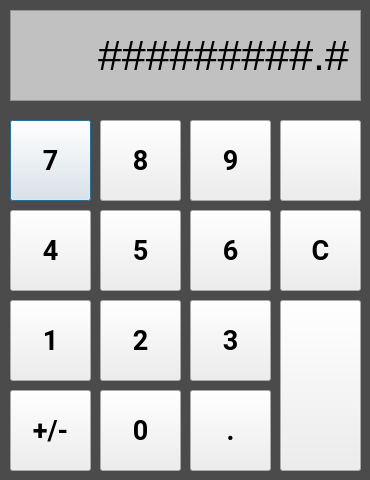
<?xml version="1.0" encoding="UTF-8"?>
<ui version="4.0">
 <class>Dialog</class>
 <widget class="QDialog" name="Dialog">
  <property name="geometry">
   <rect>
    <x>0</x>
    <y>0</y>
    <width>370</width>
    <height>480</height>
   </rect>
  </property>
  <property name="sizePolicy">
   <sizepolicy hsizetype="Fixed" vsizetype="Fixed">
    <horstretch>0</horstretch>
    <verstretch>0</verstretch>
   </sizepolicy>
  </property>
  <property name="windowTitle">
   <string>Dialog</string>
  </property>
  <property name="styleSheet">
   <string notr="true">background-color: rgb(75, 75, 75);</string>
  </property>
  <widget class="QPushButton" name="PB7">
   <property name="geometry">
    <rect>
     <x>10</x>
     <y>120</y>
     <width>81</width>
     <height>81</height>
    </rect>
   </property>
   <property name="font">
    <font>
     <family>Roboto</family>
     <pointsize>20</pointsize>
     <weight>75</weight>
     <bold>true</bold>
    </font>
   </property>
   <property name="styleSheet">
    <string notr="true">background-color: rgb(238, 238, 238);</string>
   </property>
   <property name="text">
    <string>7</string>
   </property>
  </widget>
  <widget class="QPushButton" name="PB8">
   <property name="geometry">
    <rect>
     <x>100</x>
     <y>120</y>
     <width>81</width>
     <height>81</height>
    </rect>
   </property>
   <property name="font">
    <font>
     <family>Roboto</family>
     <pointsize>20</pointsize>
     <weight>75</weight>
     <bold>true</bold>
    </font>
   </property>
   <property name="styleSheet">
    <string notr="true">background-color: rgb(238, 238, 238);</string>
   </property>
   <property name="text">
    <string>8</string>
   </property>
  </widget>
  <widget class="QPushButton" name="PB9">
   <property name="geometry">
    <rect>
     <x>190</x>
     <y>120</y>
     <width>81</width>
     <height>81</height>
    </rect>
   </property>
   <property name="font">
    <font>
     <family>Roboto</family>
     <pointsize>20</pointsize>
     <weight>75</weight>
     <bold>true</bold>
    </font>
   </property>
   <property name="styleSheet">
    <string notr="true">background-color: rgb(238, 238, 238);</string>
   </property>
   <property name="text">
    <string>9</string>
   </property>
  </widget>
  <widget class="QPushButton" name="PB5">
   <property name="geometry">
    <rect>
     <x>100</x>
     <y>210</y>
     <width>81</width>
     <height>81</height>
    </rect>
   </property>
   <property name="font">
    <font>
     <family>Roboto</family>
     <pointsize>20</pointsize>
     <weight>75</weight>
     <bold>true</bold>
    </font>
   </property>
   <property name="styleSheet">
    <string notr="true">background-color: rgb(238, 238, 238);</string>
   </property>
   <property name="text">
    <string>5</string>
   </property>
  </widget>
  <widget class="QPushButton" name="PB6">
   <property name="geometry">
    <rect>
     <x>190</x>
     <y>210</y>
     <width>81</width>
     <height>81</height>
    </rect>
   </property>
   <property name="font">
    <font>
     <family>Roboto</family>
     <pointsize>20</pointsize>
     <weight>75</weight>
     <bold>true</bold>
    </font>
   </property>
   <property name="styleSheet">
    <string notr="true">background-color: rgb(238, 238, 238);</string>
   </property>
   <property name="text">
    <string>6</string>
   </property>
  </widget>
  <widget class="QPushButton" name="PB4">
   <property name="geometry">
    <rect>
     <x>10</x>
     <y>210</y>
     <width>81</width>
     <height>81</height>
    </rect>
   </property>
   <property name="font">
    <font>
     <family>Roboto</family>
     <pointsize>20</pointsize>
     <weight>75</weight>
     <bold>true</bold>
    </font>
   </property>
   <property name="styleSheet">
    <string notr="true">background-color: rgb(238, 238, 238);</string>
   </property>
   <property name="text">
    <string>4</string>
   </property>
  </widget>
  <widget class="QPushButton" name="PB2">
   <property name="geometry">
    <rect>
     <x>100</x>
     <y>300</y>
     <width>81</width>
     <height>81</height>
    </rect>
   </property>
   <property name="font">
    <font>
     <family>Roboto</family>
     <pointsize>20</pointsize>
     <weight>75</weight>
     <bold>true</bold>
    </font>
   </property>
   <property name="styleSheet">
    <string notr="true">background-color: rgb(238, 238, 238);</string>
   </property>
   <property name="text">
    <string>2</string>
   </property>
  </widget>
  <widget class="QPushButton" name="PB1">
   <property name="geometry">
    <rect>
     <x>10</x>
     <y>300</y>
     <width>81</width>
     <height>81</height>
    </rect>
   </property>
   <property name="font">
    <font>
     <family>Roboto</family>
     <pointsize>20</pointsize>
     <weight>75</weight>
     <bold>true</bold>
    </font>
   </property>
   <property name="styleSheet">
    <string notr="true">background-color: rgb(238, 238, 238);</string>
   </property>
   <property name="text">
    <string>1</string>
   </property>
  </widget>
  <widget class="QPushButton" name="PB3">
   <property name="geometry">
    <rect>
     <x>190</x>
     <y>300</y>
     <width>81</width>
     <height>81</height>
    </rect>
   </property>
   <property name="font">
    <font>
     <family>Roboto</family>
     <pointsize>20</pointsize>
     <weight>75</weight>
     <bold>true</bold>
    </font>
   </property>
   <property name="styleSheet">
    <string notr="true">background-color: rgb(238, 238, 238);</string>
   </property>
   <property name="text">
    <string>3</string>
   </property>
  </widget>
  <widget class="QPushButton" name="PB_Enter">
   <property name="geometry">
    <rect>
     <x>280</x>
     <y>300</y>
     <width>81</width>
     <height>171</height>
    </rect>
   </property>
   <property name="font">
    <font>
     <family>Roboto</family>
     <pointsize>16</pointsize>
    </font>
   </property>
   <property name="styleSheet">
    <string notr="true">background-color: rgb(238, 238, 238);</string>
   </property>
   <property name="text">
    <string/>
   </property>
   <property name="icon">
    <iconset>
     <normaloff>images/enter.png</normaloff>images/enter.png</iconset>
   </property>
   <property name="iconSize">
    <size>
     <width>60</width>
     <height>60</height>
    </size>
   </property>
  </widget>
  <widget class="QPushButton" name="PB_Clear">
   <property name="geometry">
    <rect>
     <x>280</x>
     <y>210</y>
     <width>81</width>
     <height>81</height>
    </rect>
   </property>
   <property name="font">
    <font>
     <family>Roboto</family>
     <pointsize>20</pointsize>
     <weight>75</weight>
     <bold>true</bold>
    </font>
   </property>
   <property name="styleSheet">
    <string notr="true">background-color: rgb(238, 238, 238);</string>
   </property>
   <property name="text">
    <string>C</string>
   </property>
  </widget>
  <widget class="QPushButton" name="PB0">
   <property name="geometry">
    <rect>
     <x>100</x>
     <y>390</y>
     <width>81</width>
     <height>81</height>
    </rect>
   </property>
   <property name="font">
    <font>
     <family>Roboto</family>
     <pointsize>20</pointsize>
     <weight>75</weight>
     <bold>true</bold>
    </font>
   </property>
   <property name="styleSheet">
    <string notr="true">background-color: rgb(238, 238, 238);</string>
   </property>
   <property name="text">
    <string>0</string>
   </property>
  </widget>
  <widget class="QLabel" name="LB_Input">
   <property name="geometry">
    <rect>
     <x>10</x>
     <y>10</y>
     <width>351</width>
     <height>91</height>
    </rect>
   </property>
   <property name="font">
    <font>
     <pointsize>32</pointsize>
    </font>
   </property>
   <property name="styleSheet">
    <string notr="true">background-color: rgb(193, 193, 193);
border-color: rgb(75, 75, 75);</string>
   </property>
   <property name="frameShape">
    <enum>QFrame::StyledPanel</enum>
   </property>
   <property name="text">
    <string>#########.#</string>
   </property>
   <property name="alignment">
    <set>Qt::AlignRight|Qt::AlignTrailing|Qt::AlignVCenter</set>
   </property>
  </widget>
  <widget class="QPushButton" name="PB_Dot">
   <property name="geometry">
    <rect>
     <x>190</x>
     <y>390</y>
     <width>81</width>
     <height>81</height>
    </rect>
   </property>
   <property name="font">
    <font>
     <family>Roboto</family>
     <pointsize>20</pointsize>
     <weight>75</weight>
     <bold>true</bold>
    </font>
   </property>
   <property name="styleSheet">
    <string notr="true">background-color: rgb(238, 238, 238);</string>
   </property>
   <property name="text">
    <string>.</string>
   </property>
  </widget>
  <widget class="QPushButton" name="PB_Sign">
   <property name="geometry">
    <rect>
     <x>10</x>
     <y>390</y>
     <width>81</width>
     <height>81</height>
    </rect>
   </property>
   <property name="font">
    <font>
     <family>Roboto</family>
     <pointsize>20</pointsize>
     <weight>75</weight>
     <bold>true</bold>
    </font>
   </property>
   <property name="styleSheet">
    <string notr="true">background-color: rgb(238, 238, 238);</string>
   </property>
   <property name="text">
    <string>+/-</string>
   </property>
  </widget>
  <widget class="QPushButton" name="PB_Backspace">
   <property name="geometry">
    <rect>
     <x>280</x>
     <y>120</y>
     <width>81</width>
     <height>81</height>
    </rect>
   </property>
   <property name="font">
    <font>
     <family>Roboto</family>
     <pointsize>16</pointsize>
    </font>
   </property>
   <property name="styleSheet">
    <string notr="true">background-color: rgb(238, 238, 238);</string>
   </property>
   <property name="text">
    <string/>
   </property>
   <property name="icon">
    <iconset>
     <normaloff>images/icon-erase2.png</normaloff>images/icon-erase2.png</iconset>
   </property>
   <property name="iconSize">
    <size>
     <width>36</width>
     <height>36</height>
    </size>
   </property>
  </widget>
 </widget>
 <resources/>
 <connections/>
</ui>
